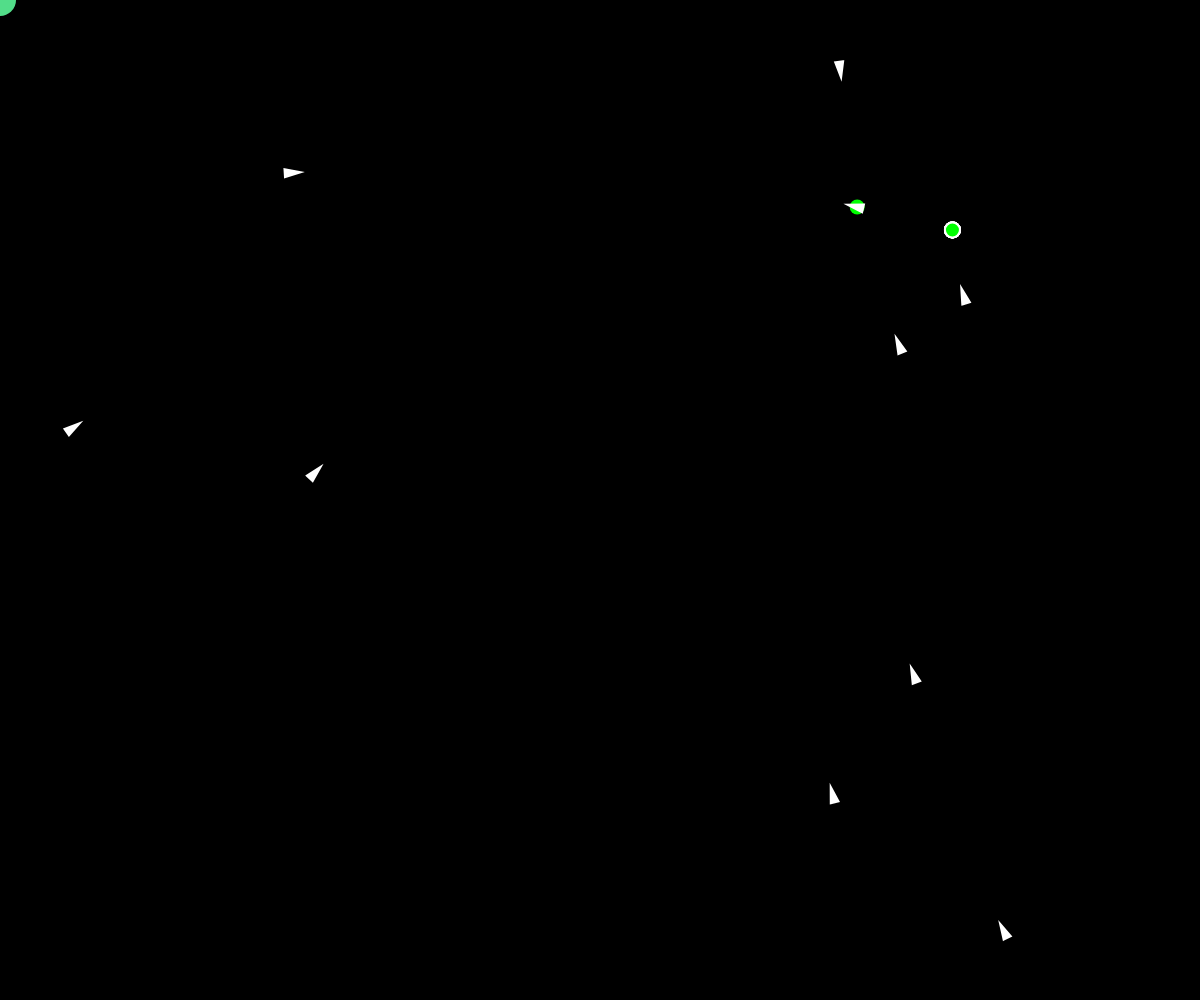
Frame 1 (no input)
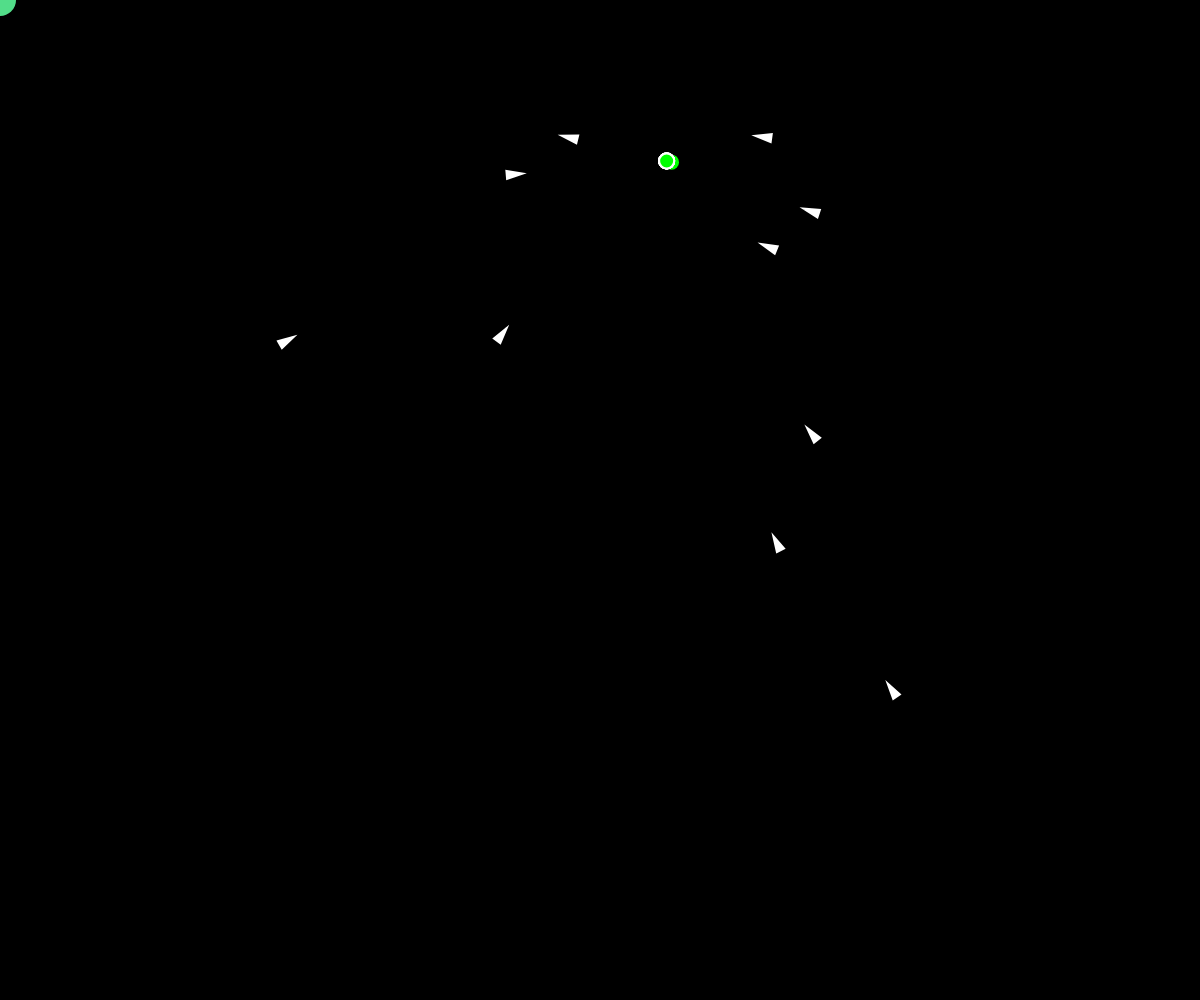
Frame 60 (no input)
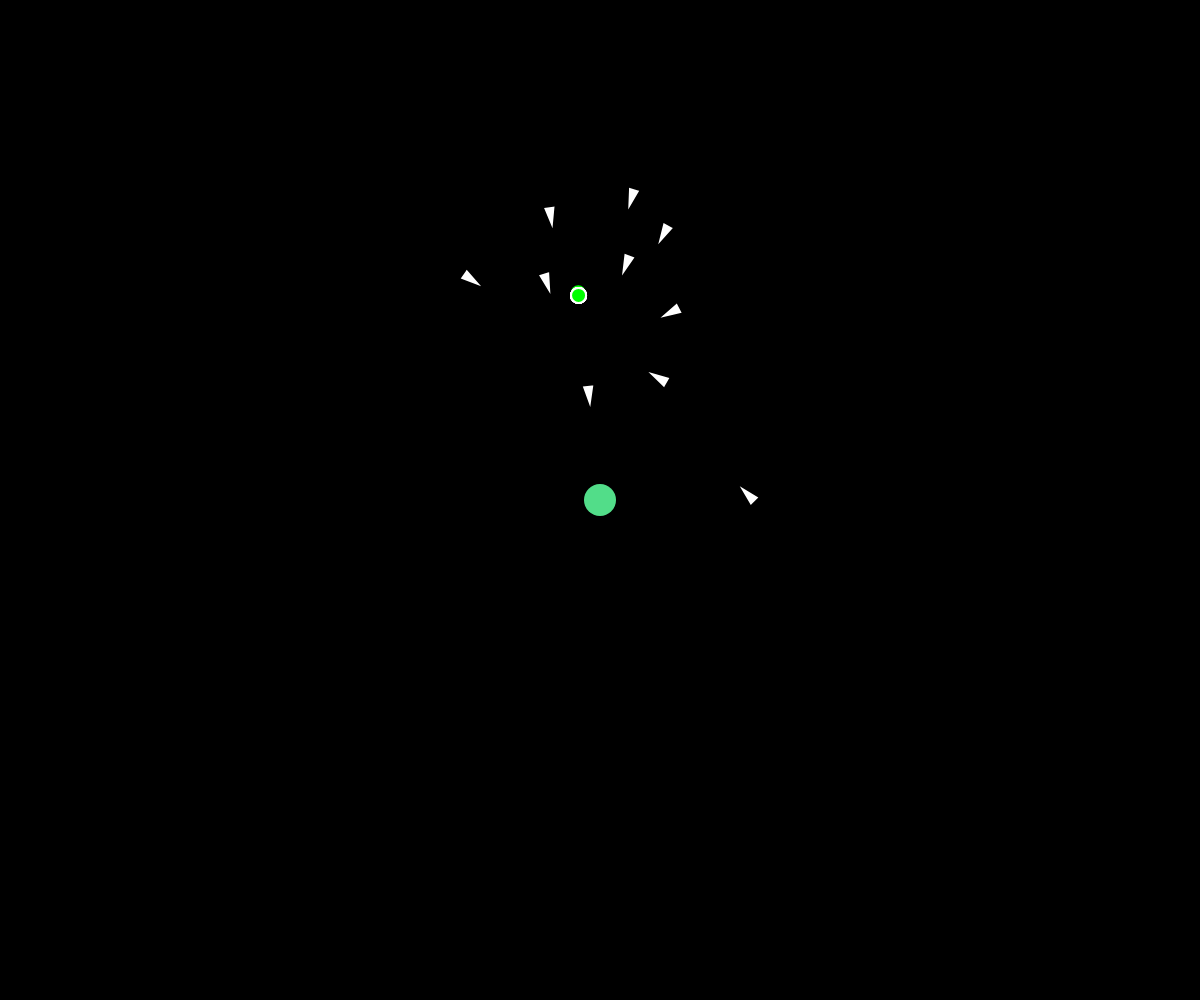
Frame 120 (the mouse pressed at the canvas centre since frame 60)

The p5.js sketch that drew these frames (run headless with seeded random() and noise() and a simulated clock; from frame 60 on, the mouse is pressed at the canvas centre):

// p5.js sketch
// ── sketch.js
let vehicle,target,follow;
let vehicles=[];

function setup() {
  createCanvas(windowWidth, windowHeight);
   for(let i =0;i<10;i++){
    let v= new Vehicle(random(width),random(height));
    v.maxSpeed=5;
    v.maxForce=2;
    vehicles.push(v);
   }


}

function draw() {
  background(0);
  //background(0, 0, 0,10);


  // Cible qui suit la souris, cercle rouge de rayon 32
  target = createVector(mouseX, mouseY);
  fill(82,221,137);
  noStroke();
  ellipse(target.x, target.y, 32);

  
  for(let i =0;i<vehicles.length;i++){
    let v= vehicles[0].vel.copy();
    v.normalize();
    v.mult(-100);
    v.add(vehicles[0].pos);
    fill(0,255,0);
    circle(v.x,v.y,15);
    
    if(i===0)
    {
      let steering =vehicles[i].arrive(target);
      vehicles[i].applyForce(steering);
    }
    else{
    let avoidForce = vehicles[i].avoid(vehicles[0]);
    avoidForce.mult(0.3)
    vehicles[i].applyForce(avoidForce);
     // let t = createVector(vehicles[i-1].pos.x, vehicles[i-1].pos.y);
     let separation = vehicles[i].separation(vehicles);
      separation.mult(0.2);
      vehicles[i].applyForce(separation);
      let steering =vehicles[i].arrive(v);
      steering.mult(0.6);
      vehicles[i].applyForce(steering);
     
    }
    
    vehicles[i].update();
    vehicles[i].show();
   }
 

  // comportement arrive
  // let steering = vehicle1.arrive(target);
  // let target2 =createVector(vehicle1.pos.x, vehicle1.pos.y);

  // let steering2 = vehicle2.arrive(target2);

  // On applique la force au véhicule
  // vehicle1.applyForce(steering);
  // vehicle2.applyForce(steering2);

  // On met à jour la position et on dessine le véhicule


  // let distance = dist(vehicle.pos.x,vehicle.pos.y,target.x,target.y);
  // if(distance<5)
  // {
  //   target = createVector(random(width),random(height));
  // }
   
}

function keyPressed() {
  if (key == "d") {
    Vehicle.debug = !Vehicle.debug;
  }
}
// ── vehicle.js
class Vehicle {
  static debug = false;
  constructor(x, y) {
    this.pos = createVector(x, y);
    this.vel = createVector(0, 0);
    this.acc = createVector(0, 0);
    this.maxSpeed = 4;
    this.maxForce = 0.4;
    
    this.r_pourDessin = 8;
    // rayon du véhicule pour l'évitement
    this.r = this.r_pourDessin * 3;

    // Pour évitement d'obstacle
    this.largeurZoneEvitementDevantVaisseau = 40;
    this.rayonZoneDeFreinage = 200;
    this.perceptionRadius=100;
  }

  evade(vehicle) {
    let pursuit = this.pursue(vehicle);
    pursuit.mult(-1);
    return pursuit;
  }

  pursue(vehicle) {
    let target = vehicle.pos.copy();
    let prediction = vehicle.vel.copy();
    prediction.mult(10);
    target.add(prediction);
    fill(0, 255, 0);
    circle(target.x, target.y, 16);
    return this.seek(target);
  }

  
  separation(boids) {
    let steering = createVector();
    let total = 0;
    for (let other of boids) {
      let d = dist(this.pos.x, this.pos.y, other.pos.x, other.pos.y);
      if (other != this && d < this.perceptionRadius) {
        let diff = p5.Vector.sub(this.pos, other.pos);
        diff.div(d * d);
        steering.add(diff);
        total++;
      }
    }
    if (total > 0) {
      steering.div(total);
      steering.setMag(this.maxSpeed);
      steering.sub(this.vel);
      steering.limit(this.maxForce);
    }
    return steering;
  }

  // applyBehaviors(target, obstacles) {

  //   let seekForce = this.arrive(target);
  //   let avoidForce = this.avoidAmeliore(obstacles, vehicules);
  //   //let avoidForce = this.avoidAmeliore(obstacles);

  //   seekForce.mult(0.2);
  //   avoidForce.mult(0.9);

  //   this.applyForce(seekForce);
  //   this.applyForce(avoidForce);
  // }




  arrive(target) {
    // 2nd argument true enables the arrival behavior
    return this.seek(target, true);
  }

  flee(target) {
    return this.seek(target).mult(-1);
  }

  seek(target, arrival = false) {
    let force = p5.Vector.sub(target, this.pos);
    let desiredSpeed = this.maxSpeed;
    
    if (arrival) {
      // On définit un rayon de 100 pixels autour de la cible
      // si la distance entre le véhicule courant et la cible
      // est inférieure à ce rayon, on ralentit le véhicule
      // desiredSpeed devient inversement proportionnelle à la distance
      // si la distance est petite, force = grande
      // Vous pourrez utiliser la fonction P5 
      // distance = map(valeur, valeurMin, valeurMax, nouvelleValeurMin, nouvelleValeurMax)
      // qui prend une valeur entre valeurMin et valeurMax et la transforme en une valeur
      // entre nouvelleValeurMin et nouvelleValeurMax

      // TODO !
      
      let rayon = this.rayonZoneDeFreinage;
      // 0 - ceci est un test, on essaye de faire varier la taille
      // de la zone de freinage en fonction de la vitesse
      //rayon = rayon * this.vel.mag() * 0.25;
      //rayon = max(50, rayon);

      // 1 - dessiner le cercle de rayon 100 autour du véhicule
      if(Vehicle.debug)
      {
        noFill();
        stroke(random(255),random(255),random(255))
        circle(this.pos.x, this.pos.y, rayon);
      }
     


      
      // 2 - calcul de la distance entre la cible et le véhicule
      let distance = p5.Vector.dist(this.pos, target);

      // 3 - si distance < rayon du cercle, alors on modifie desiredSPeed
      // qui devient inversement proportionnelle à la distance.
      // si d = rayon alors desiredSpeed = maxSpeed
      // si d = 0 alors desiredSpeed = 0

      if(distance < rayon) {
        desiredSpeed = map(distance, 0, rayon, 0, this.maxSpeed);
      }
    }

    force.setMag(desiredSpeed);
    force.sub(this.vel);
    force.limit(this.maxForce);
    return force;
  }

  applyForce(force) {
    this.acc.add(force);
  }

  update() {
    this.vel.add(this.acc);
    this.vel.limit(this.maxSpeed);
    this.pos.add(this.vel);
    this.acc.set(0, 0);
  }

  show() {
    stroke(255);
    strokeWeight(2);
    fill(255);
    push();
    translate(this.pos.x, this.pos.y);
    rotate(this.vel.heading());
    triangle(-this.r_pourDessin, -this.r_pourDessin / 2, -this.r_pourDessin, this.r_pourDessin / 2, this.r_pourDessin, 0);
    pop();
  }

  edges() {
    if (this.pos.x > width + this.r) {
      this.pos.x = -this.r;
    } else if (this.pos.x < -this.r) {
      this.pos.x = width + this.r;
    }
    if (this.pos.y > height + this.r) {
      this.pos.y = -this.r;
    } else if (this.pos.y < -this.r) {
      this.pos.y = height + this.r;
    }
  }

  avoid(vehicule) {
    // calcul d'un vecteur ahead devant le véhicule
    // il regarde par exemple 50 frames devant lui
    let ahead = vehicule.vel.copy();
    ahead.normalize();
    ahead.mult(50);

    if(Vehicle.debug){
// on le dessine
this.drawVector(vehicule.pos, ahead, "blue");
    }
    

    // On calcule la distance entre le cercle et le bout du vecteur ahead
    let pointAuBoutDeAhead = p5.Vector.add(vehicule.pos, ahead);
    if(Vehicle.debug){

      // On dessine ce point pour debugger
      fill("red");
      noStroke();
      circle(pointAuBoutDeAhead.x, pointAuBoutDeAhead.y, 10);
   

    // On dessine la zone d'évitement
    // On trace une ligne large qui va de la position du vaisseau
    // jusqu'au point au bout de ahead
    stroke(color(255, 200, 0, 30)); // gros, semi transparent
    strokeWeight(20);
    line(vehicule.pos.x, vehicule.pos.y, pointAuBoutDeAhead.x, pointAuBoutDeAhead.y);
  }
    let distance = pointAuBoutDeAhead.dist(vehicule.pos);
    //console.log("distance = " + distance)

    // si la distance est < rayon de l'obstacle
    if (distance < vehicule.r + this.largeurZoneEvitementDevantVaisseau + this.r ) {
      // calcul de la force d'évitement. C'est un vecteur qui va
      // du centre de l'obstacle vers le point au bout du vecteur ahead
      let force = p5.Vector.sub(pointAuBoutDeAhead, vehicule.pos);
      // on le dessine pour vérifier qu'il est ok (dans le bon sens etc)
      if(Vehicle.debug){

      this.drawVector(vehicule.pos, force, "red");
      }
      // Dessous c'est l'ETAPE 2 : le pilotage (comment on se dirige vers la cible)
      // on limite ce vecteur à la longueur maxSpeed
      force.setMag(this.maxSpeed);
      // on calcule la force à appliquer pour atteindre la cible
      force.sub(this.vel);
      // on limite cette force à la longueur maxForce
      force.limit(this.maxForce);
      return force;
    } else {
      // pas de collision possible
      return createVector(0, 0);
    }
  }

  drawVector(pos, v, color) {
    push();
    // Dessin du vecteur vitesse
    // Il part du centre du véhicule et va dans la direction du vecteur vitesse
    strokeWeight(3);
    stroke(color);
    line(pos.x, pos.y, pos.x + v.x, pos.y + v.y);
    // dessine une petite fleche au bout du vecteur vitesse
    let arrowSize = 5;
    translate(pos.x + v.x, pos.y + v.y);
    rotate(v.heading());
    translate(-arrowSize / 2, 0);
    triangle(0, arrowSize / 2, 0, -arrowSize / 2, arrowSize, 0);
    pop();
  }

}



class Target extends Vehicle {
  constructor(x, y) {
    super(x, y);
    this.vel = p5.Vector.random2D();
    this.vel.mult(5);
  }

  show() {
    stroke(255);
    strokeWeight(2);
    fill("#F063A4");
    push();
    translate(this.pos.x, this.pos.y);
    circle(0, 0, this.r * 2);
    pop();
  }
}
